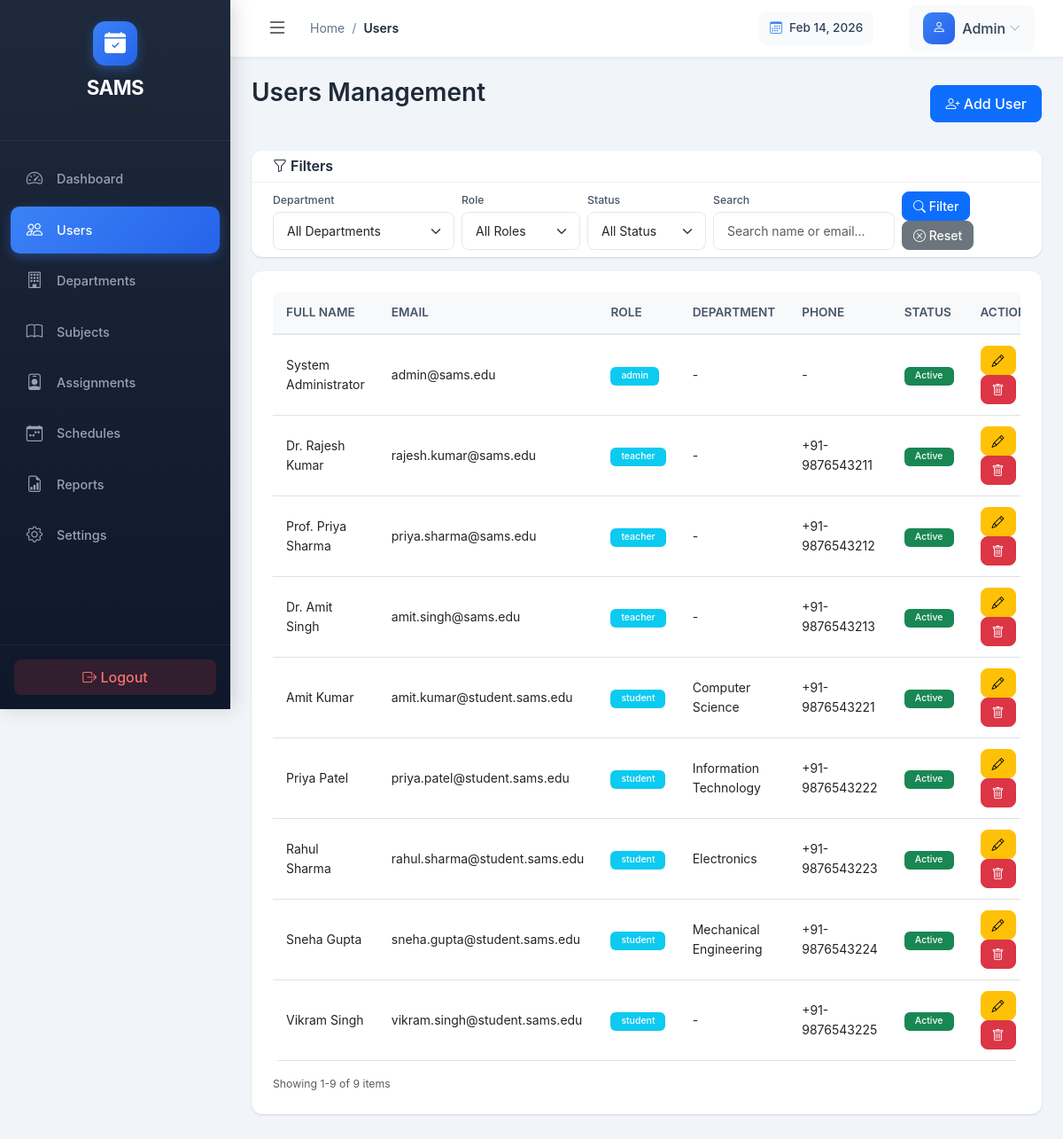
/admin/users.php (signed in), run on the app's committed database.
### tables this page shows
CREATE TABLE users (
    id INT PRIMARY KEY AUTO_INCREMENT,
    full_name VARCHAR(100) NOT NULL,
    email VARCHAR(100) UNIQUE NOT NULL,
    password_hash VARCHAR(255) NOT NULL,
    role ENUM('admin', 'teacher', 'student') NOT NULL,
    phone VARCHAR(15),
    profile_image VARCHAR(255),
    is_active BOOLEAN DEFAULT TRUE,
    last_login TIMESTAMP NULL,
    created_at TIMESTAMP DEFAULT CURRENT_TIMESTAMP,
    updated_at TIMESTAMP DEFAULT CURRENT_TIMESTAMP ON UPDATE CURRENT_TIMESTAMP,
    INDEX idx_email (email),
    INDEX idx_role (role),
    INDEX idx_active (is_active)
);

### public/admin/users.php (the view, shortened to what this page needs)
<?php
$database = new Database();
$db = $database->getConnection();
$users = [];
if ($db) {
    try {
        $stmt = $db->query("SELECT u.*,
                                   CASE WHEN u.role='student' THEN s.roll_number
                                        WHEN u.role='teacher' THEN t.employee_id
                                        ELSE NULL END as identifier,
                                   CASE WHEN u.role='student' THEN d.name
                                        ELSE NULL END as department_name
                            FROM users u
                            LEFT JOIN students s ON u.id = s.user_id
                            LEFT JOIN teachers t ON u.id = t.user_id
                            LEFT JOIN departments d ON s.department_id = d.id
                            ORDER BY u.created_at DESC");
        $users = $stmt->fetchAll(PDO::FETCH_ASSOC);
    } catch (Exception $e) {
        error_log($e->getMessage());
    }
}
?>
<!DOCTYPE html>
<html lang="en">
<head>
    <link href="https://cdn.jsdelivr.net/npm/bootstrap@5.3.0/dist/css/bootstrap.min.css" rel="stylesheet">
    <link rel="stylesheet" href="https://cdn.jsdelivr.net/npm/bootstrap-icons@1.11.0/font/bootstrap-icons.css">
    <link rel="stylesheet" href="../assets/css/admin.css">
</head>
<body>
    <?php include '../includes/sidebar.php'; ?>
    <div class="main-content">
        <?php include '../includes/navbar.php'; ?>
        <div id="alertContainer" class="position-fixed top-0 end-0 p-3" style="z-index: 1050;"></div>
        <div class="content-wrapper">
            <div class="d-flex justify-content-between align-items-center mb-4">
                <h2>Users Management</h2>
                <button class="btn btn-primary" data-bs-toggle="modal" data-bs-target="#addUserModal">
                    <i class="bi bi-person-plus"></i> Add User
                </button>
            </div>
            <div class="card mb-3">
                <div class="card-header py-2">
                    <h6 class="mb-0"><i class="bi bi-funnel"></i> Filters</h6>
                </div>
                <div class="card-body py-2">
                    <div class="row g-2 align-items-end">
                        <div class="col-md-3">
                            <label class="form-label small mb-1">Department</label>
                            <select class="form-select form-select-sm" id="filterDepartment">
                                <option value="">All Departments</option>
                            </select>
                        </div>
                        <div class="col-md-2">
                            <label class="form-label small mb-1">Role</label>
                            <select class="form-select form-select-sm" id="filterRole">
                                <option value="">All Roles</option>
                            </select>
                        </div>
                        <div class="col-md-2">
                            <label class="form-label small mb-1">Status</label>
                            <select class="form-select form-select-sm" id="filterStatus">
                                <option value="">All Status</option>
                            </select>
                        </div>
                        <div class="col-md-3">
                            <label class="form-label small mb-1">Search</label>
                            <input type="text" class="form-control form-control-sm" id="searchUser" placeholder="Search name or email...">
                        </div>
                        <div class="col-md-2">
                            <button class="btn btn-sm btn-primary me-1" onclick="applyFilters()"><i class="bi bi-search"></i> Filter</button>
                            <button class="btn btn-sm btn-secondary" onclick="resetFilters()"><i class="bi bi-x-circle"></i> Reset</button>
                        </div>
                    </div>
                </div>
            </div>
            <div class="card">
                <div class="card-body">
                    <div class="table-responsive">
                        <table class="table table-hover" id="mainUsersTable">
                            <thead class="table-light">
                                <tr>
                                    <th>Full Name</th>
                                    <th>Email</th>
                                    <th>Role</th>
                                    <th>Department</th>
                                    <th>Phone</th>
                                    <th>Status</th>
                                    <th>Actions</th>
                                </tr>
                            </thead>
                            <tbody id="mainUsersTableBody">
                                <?php if(empty($users)): ?>
                                <tr>
                                    <td colspan="7" class="text-center text-muted py-4">No users found</td>
                                </tr>
                                <?php else: foreach($users as $user): ?>
                                <tr>
                                    <td><?php echo htmlspecialchars($user['full_name']); ?></td>
                                    <td><?php echo htmlspecialchars($user['email']); ?></td>
                                    <td><span class="badge bg-info"><?php echo $user['role']; ?></span></td>
                                    <td><?php echo htmlspecialchars($user['department_name'] ?? '-'); ?></td>
                                    <td><?php echo htmlspecialchars($user['phone'] ?? '-'); ?></td>
                                    <td>
                                        <?php echo $user['is_active'] ? '<span class="badge bg-success">Active</span>' : '<span class="badge bg-danger">Inactive</span>'; ?>
                                    </td>
                                    <td>
                                        <button class="btn btn-sm btn-warning" onclick="editUser(<?php echo $user['id']; ?>)" title="Edit"><i class="bi bi-pencil"></i></button>
                                        <button class="btn btn-sm btn-danger" onclick="deleteUser(<?php echo $user['id']; ?>)" title="Delete"><i class="bi bi-trash"></i></button>
                                    </td>
                                </tr>
                                <?php endforeach; endif; ?>
                            </tbody>
                        </table>
                    </div>
                    <div class="d-flex justify-content-between align-items-center mt-3">
                        <div class="text-muted small">
                            Showing <span id="showingStart">1</span>-<span id="showingEnd">10</span> of <span id="totalItems"><?php echo count($users); ?></span> items
                        </div>
                    </div>
                </div>
            </div>
        </div>
    </div>
</body>
</html>

### public/assets/css/admin.css (style rules this page uses)
:root { --sidebar-width: 260px; --sidebar-collapsed-width: 80px; --sidebar-bg: linear-gradient(180deg, #1e293b 0%, #0f172a 100%); --sidebar-text: #94a3b8; --sidebar-active: #3b82f6; --sidebar-hover: rgba(255, 255, 255, 0.08); --main-bg: #f1f5f9; --card-shadow: 0 1px 3px rgba(0, 0, 0, 0.08), 0 1px 2px rgba(0, 0, 0, 0.06); --card-shadow-lg: 0 10px 15px -3px rgba(0, 0, 0, 0.1), 0 4px 6px -2px rgba(0, 0, 0, 0.05); --primary: #3b82f6; --primary-dark: #2563eb; --navbar-height: 64px; --border-radius: 12px; }
* { margin: 0; padding: 0; box-sizing: border-box; }
body { font-family: 'Inter', 'Segoe UI', Tahoma, Geneva, Verdana, sans-serif; background-color: var(--main-bg); overflow-x: hidden; font-size: 14px; line-height: 1.6; }
.main-content { margin-left: var(--sidebar-width); min-height: 100vh; transition: all 0.3s cubic-bezier(0.4, 0, 0.2, 1); background: var(--main-bg); }
.content-wrapper { padding: 30px; max-width: 1400px; margin: 0 auto; }
.card { border: none; border-radius: 12px; box-shadow: var(--card-shadow); margin-bottom: 1rem; }
.card-header { background: #fff; border-bottom: 1px solid #e2e8f0; padding: 15px 20px; border-radius: 12px 12px 0 0 !important; }
.card-body { padding: 20px; }
.table-responsive { border-radius: 8px; overflow: hidden; }
.table { margin-bottom: 0; }
.table thead { background: #f8fafc; }
.table thead th { border-bottom: 2px solid #e2e8f0; color: #475569; font-weight: 600; text-transform: uppercase; font-size: 0.85rem; padding: 12px 15px; }
.table tbody td { padding: 12px 15px; vertical-align: middle; }
.badge { padding: 5px 12px; font-weight: 500; border-radius: 6px; }
.btn { border-radius: 8px; padding: 8px 16px; font-weight: 500; transition: all 0.3s ease; }
.btn-sm { padding: 5px 12px; font-size: 0.875rem; }
.form-control, .form-select { border-radius: 8px; border: 1px solid #e2e8f0; padding: 10px 15px; transition: all 0.3s ease; }
.form-label { font-weight: 500; color: #475569; margin-bottom: 8px; }
.content-wrapper { padding: 1.5rem; }
.content-wrapper h2 { color: #1f2937; font-weight: 600; margin-bottom: 1.5rem; font-size: 1.75rem; }
.card { border: none; border-radius: var(--border-radius); box-shadow: var(--card-shadow); transition: all 0.3s ease; }
.card-header { background: white; border-bottom: 1px solid rgba(0, 0, 0, 0.05); padding: 1.25rem 1.5rem; border-radius: var(--border-radius) var(--border-radius) 0 0 !important; }
.card-header h6 { font-weight: 600; color: #1f2937; font-size: 1rem; }
.card-body { padding: 1.5rem; }

### data on the page
users: full_name "System Administrator", email "admin@sams.edu", role "admin", department_name "-", phone "-", is_active "Active"
users: full_name "Dr. Rajesh Kumar", email "rajesh.kumar@sams.edu", role "teacher", department_name "-", phone "+91-9876543211", is_active "Active"
users: full_name "Prof. Priya Sharma", email "priya.sharma@sams.edu", role "teacher", department_name "-", phone "+91-9876543212", is_active "Active"
users: full_name "Dr. Amit Singh", email "amit.singh@sams.edu", role "teacher", department_name "-", phone "+91-9876543213", is_active "Active"
users: full_name "Amit Kumar", email "amit.kumar@student.sams.edu", role "student", department_name "Computer Science", phone "+91-9876543221", is_active "Active"
users: full_name "Priya Patel", email "priya.patel@student.sams.edu", role "student", department_name "Information Technology", phone "+91-9876543222", is_active "Active"
users: full_name "Rahul Sharma", email "rahul.sharma@student.sams.edu", role "student", department_name "Electronics", phone "+91-9876543223", is_active "Active"
users: full_name "Sneha Gupta", email "sneha.gupta@student.sams.edu", role "student", department_name "Mechanical Engineering", phone "+91-9876543224", is_active "Active"
users: full_name "Vikram Singh", email "vikram.singh@student.sams.edu", role "student", department_name "-", phone "+91-9876543225", is_active "Active"

### other printed values
$item['label'] "Dashboard"
$item['label'] "Users"
$item['label'] "Departments"
$item['label'] "Subjects"
$item['label'] "Assignments"
$item['label'] "Schedules"
$item['label'] "Reports"
$item['label'] "Settings"
$pageTitle "Users"
$_SESSION['user_name'] "Admin"
count($users) "9"
